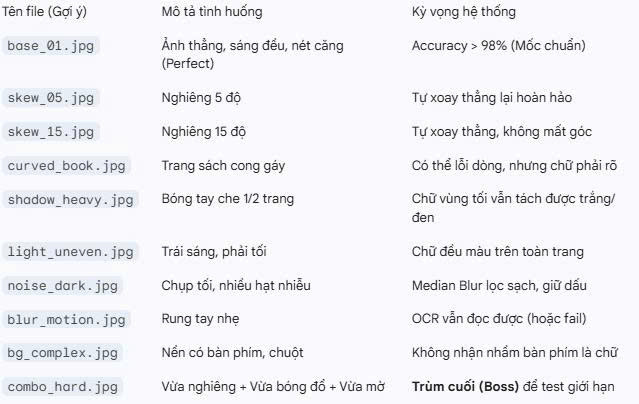
#> input picture Images/Note.jpg, 639 x 404 px
$ python -i scan.py   (imports and definitions only)
#> lines starting #> are read from the running program, lines starting #| are printed output that depends on the picture; after the words box and inside, x2 and y2 are one past the last pixel; in counts of white or black regions, pixels touching at a corner belong together
#> further down, picture is the input picture: shape (404, 639, 3); mean B, G, R 242.9, 238.3, 238.6
### src/deskew.py
import cv2
import numpy as np
import math
import logging

# Cấu hình logging
logging.basicConfig(level=logging.INFO, format='[%(name)s] %(message)s')
logger = logging.getLogger('Deskew')

def get_skew_angle(image):
    """
    Tính góc nghiêng dựa trên Hough Transform (Tìm dòng kẻ của văn bản).
    """
    # 1. Đảm bảo ảnh đầu vào là ảnh nền đen, nét trắng (để tìm biên)
    # Ảnh từ main.py truyền vào là thick_img (chữ đen nền trắng) hoặc ngược lại.
    # Ta cần Canny để bắt viền chữ trước.

    # Nếu ảnh màu thì chuyển xám
    if len(image.shape) == 3:
        gray = cv2.cvtColor(image, cv2.COLOR_BGR2GRAY)
    else:
        gray = image

    # 2. Phát hiện cạnh (Edge Detection)
    # Canny giúp biến các dòng chữ thành các đường viền mảnh
    edges = cv2.Canny(gray, 50, 150, apertureSize=3)

    # 3. Dùng HoughLinesP để tìm các đoạn thẳng
    # - rho = 1: Độ chính xác khoảng cách (1 pixel)
    # - theta = np.pi/180: Độ chính xác góc (1 độ)
    # - threshold = 200: Số điểm tối thiểu để coi là 1 đường thẳng (tăng nếu nhiễu nhiều)
    # - minLineLength: Độ dài tối thiểu của dòng (rất quan trọng để bỏ qua rác)
    # - maxLineGap: Khoảng cách tối đa giữa các đoạn nét đứt để nối lại thành 1 dòng

    lines = cv2.HoughLinesP(
        edges,
        1,
        np.pi / 180,
        threshold=50,  # Giảm từ 100 → 50 để dễ phát hiện hơn
        minLineLength=max(image.shape[1] // 5, 30),  # Tối thiểu 1/5 chiều rộng hoặc 30px
        maxLineGap=10  # Giảm từ 20 → 10 để chính xác hơn
    )

    if lines is None:
        logger.info("Không tìm thấy đường thẳng để căn chỉnh.")
        return 0.0

    # 4. Tính góc cho từng đường thẳng tìm được
    angles = []
    for line in lines:
        x1, y1, x2, y2 = line[0]
        # Tính góc theo độ (degrees)
        angle = math.degrees(math.atan2(y2 - y1, x2 - x1))

        # LỌC GÓC (Quan trọng):
        # Chỉ lấy những dòng "gần như nằm ngang" (từ -45 đến +45 độ).
        # Điều này giúp loại bỏ các đường kẻ dọc (lề giấy) gây lỗi xoay 90 độ.
        if -45 < angle < 45:
            angles.append(angle)

    if len(angles) == 0:
        return 0.0

    # 5. Lấy trung vị (Median) để loại bỏ nhiễu (outliers)
    # Median tốt hơn Mean (trung bình cộng) vì nó không bị ảnh hưởng bởi 1-2 dòng bị sai lệch hẳn.
    median_angle = np.median(angles)
    logger.debug(f"Phát hiện {len(angles)} dòng nằm ngang, median angle: {median_angle:.2f}°")

    return median_angle

# [19 lines left out: function rotate_image, not called in this run]

def deskew(image):
    """
    Hàm chính gọi từ bên ngoài.
    """
    try:
        angle = get_skew_angle(image)
        logger.info(f"Góc nghiêng phát hiện: {angle:.2f}°")

        # --- PHANH AN TOÀN ---
        # 1. Nếu góc quá nhỏ (< 0.5 độ): Không xoay để giữ nét.
        if abs(angle) < 0.5:
            logger.debug("Góc nhỏ, bỏ qua.")
            return image

        # 2. Nếu góc quá lớn (> 20 độ): Log cảnh báo nhưng vẫn xoay
        # Bạn có thể nới lỏng số này nếu muốn hỗ trợ ảnh nghiêng nặng.
        if abs(angle) > 20:
            logger.warning(f"Góc nghiêng lớn ({angle:.2f}°). Vẫn thực hiện xoay.")

        return rotate_image(image, angle)

    except Exception as e:
        logger.error(f"Lỗi khi deskew: {str(e)}")
        return image

### src/scan.py
import cv2
import numpy as np
from src.deskew import deskew

def order_points(pts):
    """Sắp xếp 4 điểm tọa độ: Trên-Trái, Trên-Phải, Dưới-Phải, Dưới-Trái"""
    rect = np.zeros((4, 2), dtype="float32")
    s = pts.sum(axis=1)
    rect[0] = pts[np.argmin(s)]
    rect[2] = pts[np.argmax(s)]
    diff = np.diff(pts, axis=1)
    rect[1] = pts[np.argmin(diff)]
    rect[3] = pts[np.argmax(diff)]
    return rect

def four_point_transform(image, pts):
    """Kéo phẳng tờ giấy dựa trên 4 điểm góc"""
    rect = order_points(pts)
    (tl, tr, br, bl) = rect

    widthA = np.sqrt(((br[0] - bl[0]) ** 2) + ((br[1] - bl[1]) ** 2))
    widthB = np.sqrt(((tr[0] - tl[0]) ** 2) + ((tr[1] - tl[1]) ** 2))
    maxWidth = max(int(widthA), int(widthB))

    heightA = np.sqrt(((tr[0] - br[0]) ** 2) + ((tr[1] - br[1]) ** 2))
    heightB = np.sqrt(((tl[0] - bl[0]) ** 2) + ((tl[1] - bl[1]) ** 2))
    maxHeight = max(int(heightA), int(heightB))

    dst = np.array([
        [0, 0],
        [maxWidth - 1, 0],
        [maxWidth - 1, maxHeight - 1],
        [0, maxHeight - 1]], dtype="float32")

    M = cv2.getPerspectiveTransform(rect, dst)
    return cv2.warpPerspective(image, M, (maxWidth, maxHeight))

def scan_document(image):
    """
    Scanner 3 cấp độ + Cắt gọt rác (Header/Footer).
    """
    # --- PHẦN 1: CHUẨN BỊ (GIỮ NGUYÊN) ---
    orig = image.copy()
    ratio = image.shape[0] / 500.0
#> ratio = 0.808
    h = 500
    w = int(image.shape[1] / ratio)
#> w = 790
    small_img = cv2.resize(image, (w, h))
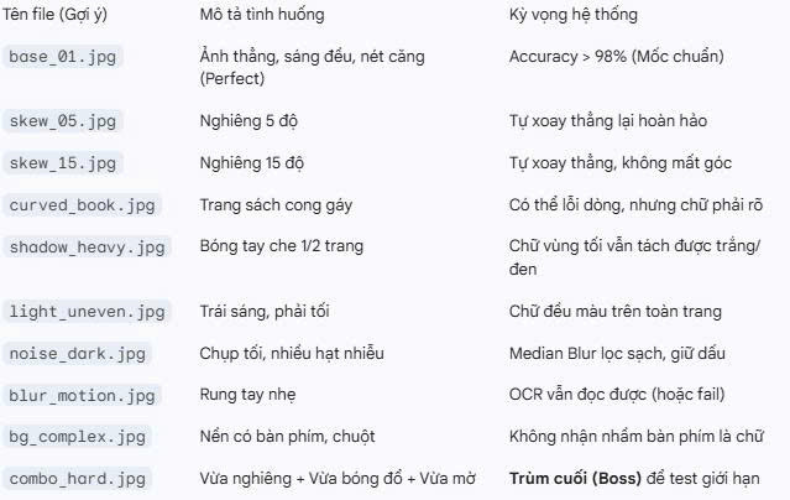
#> small_img: shape (500, 790, 3); mean B, G, R 242.9, 238.3, 238.6

    gray = cv2.cvtColor(small_img, cv2.COLOR_BGR2GRAY)
    gray = cv2.GaussianBlur(gray, (5, 5), 0)
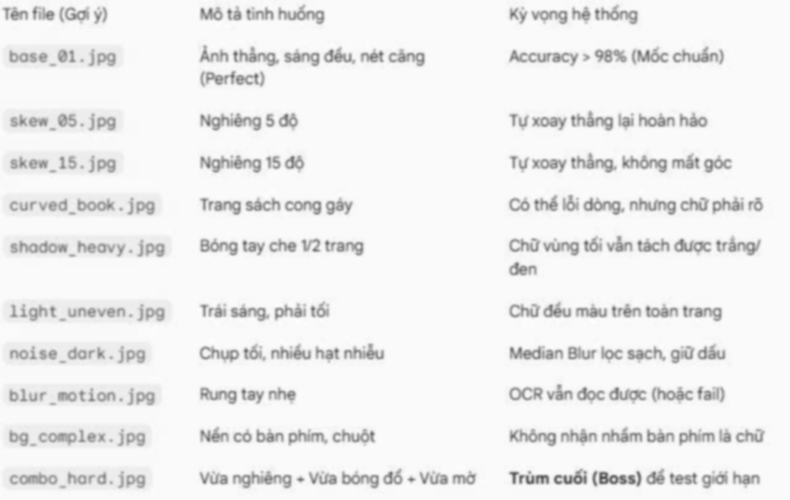
#> gray: shape (500, 790); min 77, max 254, mean 239
    edged = cv2.Canny(gray, 75, 200)
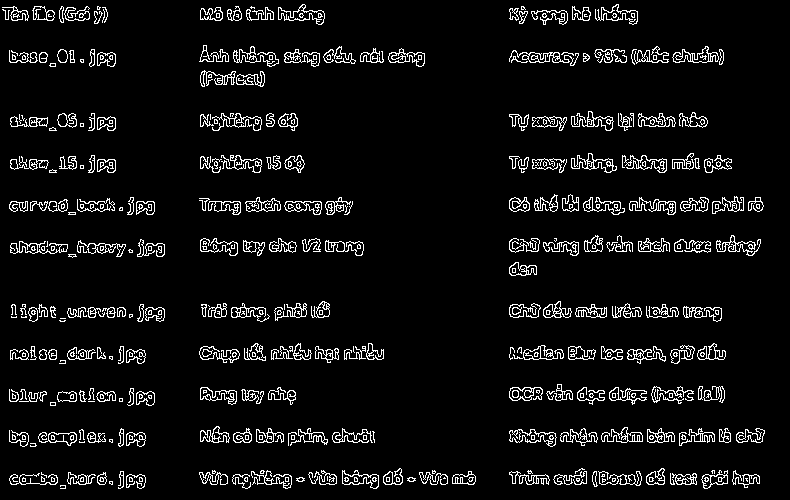
#> edged: shape (500, 790); 6.5% white in thin lines or dots

    cnts, _ = cv2.findContours(edged.copy(), cv2.RETR_LIST, cv2.CHAIN_APPROX_SIMPLE)
#> cnts = 996 contours, 599 with area under 20; largest, box (x1, y1, x2, y2) and area: (509, 429, 557, 447) 430, (278, 4, 325, 25) 416, (571, 153, 617, 173) 376, (509, 429, 557, 447) 367, (278, 6, 325, 25) 366
    cnts = sorted(cnts, key=cv2.contourArea, reverse=True)[:5]
#> cnts = 5 contours; box (x1, y1, x2, y2) and area: (509, 429, 557, 447) 430, (278, 4, 325, 25) 416, (571, 153, 617, 173) 376, (509, 429, 557, 447) 367, (278, 6, 325, 25) 366

    screenCnt = None
    for c in cnts:
        peri = cv2.arcLength(c, True)
        approx = cv2.approxPolyDP(c, 0.02 * peri, True)
        if len(approx) == 4:
            screenCnt = approx
            break
#> this loop made 5 passes
#> peri on passes 1 to 5: 169.5, 170.3, 181.2, 196.8, 199.9

    # Biến lưu ảnh kết quả tạm thời
    temp_result = None

    # --- PHẦN 2: CHỌN CHIẾN THUẬT (LOGIC MỚI) ---

    # === CẤP ĐỘ 1: Tìm thấy 4 góc chuẩn ===
    if screenCnt is not None:
        print("[Scanner] Cấp độ 1: Tìm thấy 4 góc chuẩn. Đang kéo phẳng...")
        temp_result = four_point_transform(orig, screenCnt.reshape(4, 2) * ratio)

    # === CẤP ĐỘ 2: Nếu Cấp 1 thất bại -> Tìm khối lớn nhất ===
    if temp_result is None:
        print("[Scanner] Cấp độ 1 thất bại. Thử Cấp độ 2 (Cắt khối lớn nhất)...")
        if len(cnts) > 0:
            c = cnts[0]
#> c = contour of 90 points, box (x1, y1, x2, y2) (509, 429, 557, 447), area 430
            x, y, w, h = cv2.boundingRect(c)
#> x = 509; y = 429; w = 48; h = 18

            # Kiểm tra xem khối này có đủ lớn không (tránh nhiễu)
            image_area = small_img.shape[0] * small_img.shape[1]
#> image_area = 395000
            if w * h > image_area * 0.1: # Lớn hơn 10% diện tích ảnh
                real_x = int(x * ratio)
                real_y = int(y * ratio)
                real_w = int(w * ratio)
                real_h = int(h * ratio)
                temp_result = orig[real_y:real_y+real_h, real_x:real_x+real_w]

    # === CẤP ĐỘ 3: Nếu cả 2 cấp đều tạch -> Dùng ảnh gốc ===
    if temp_result is None:
        print("[Scanner] Cấp độ 3: Không tìm thấy giấy. Dùng ảnh gốc.")
        temp_result = image

    # --- PHẦN 2.5: CHỈNH NGHIÊNG (DESKEW) TRƯỚC CẮT ---
    # Quan trọng! Phải deskew TRƯỚC khi cắt, nếu không sẽ mất nội dung ở góc
    print("[Scanner] Chỉnh nghiêng ảnh tài liệu...")
    temp_result = deskew(temp_result)
#> in get_skew_angle, `edges = cv2.Canny(gray, 50, 150, apertureSize=3)`:
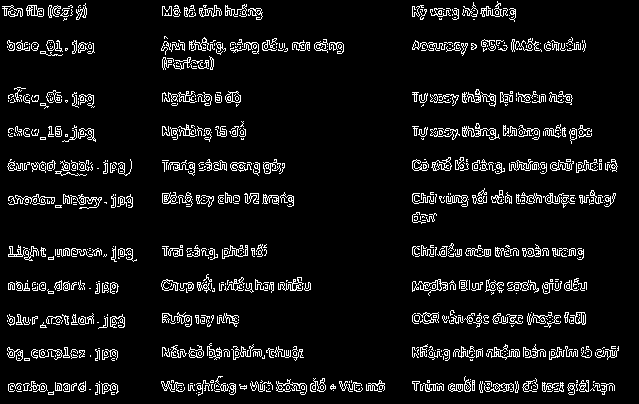
#> edges: shape (404, 639); 7.4% white in thin lines or dots
#> in get_skew_angle, `lines = cv2.HoughLinesP( edges, 1, np.pi / 180, threshold=50,`: lines = 88 rows, first 6: [412, 197, 614, 197], [164, 389, 384, 389], [414, 385, 614, 385], [415, 390, 614, 390], [162, 200, 293, 200], [414, 387, 614, 387]
#> the loop in get_skew_angle, `for line in lines:` made 88 passes
#> (x1, y1, x2, y2, angle) on passes 1 to 12: (412, 197, 614, 197, 0), (164, 389, 384, 389, 0), (414, 385, 614, 385, 0), (415, 390, 614, 390, 0), (162, 200, 293, 200, 0), (414, 387, 614, 387, 0), (414, 388, 614, 388, 0), (412, 349, 618, 349, 0), (163, 387, 384, 383, -1.04), (412, 168, 616, 168, 0), (412, 284, 586, 284, 0), (162, 287, 310, 285, -0.774)
#> after the loop in get_skew_angle, `for line in lines:`: angles = 88 values, max 0.999 at index 82, min -1.04 at index 8, mean -0.0404
#> in get_skew_angle, `median_angle = np.median(angles)`: median_angle = 0

    # --- PHẦN 3: HẬU XỬ LÝ (CẮT GỌT RÁC) ---
    # Lúc này temp_result chắc chắn đã có ảnh (từ cấp 1, 2 hoặc 3) VÀ ĐÃ ĐƯỢC DESKEW

    h_res, w_res = temp_result.shape[:2]
#> h_res = 404; w_res = 639

    # Cắt bỏ ~5% đỉnh (header rác/bóng đổ) và 5% đáy (footer/số trang)
    # Giữ lại ~90% ảnh chứa nội dung chính
    crop_top = int(h_res * 0.05)
#> crop_top = 20
    crop_bottom = int(h_res * 0.95)
#> crop_bottom = 383

    # Đảm bảo không cắt lố (crop_top < crop_bottom)
    if crop_top < crop_bottom:
        final_result = temp_result[crop_top:crop_bottom, 0:w_res]
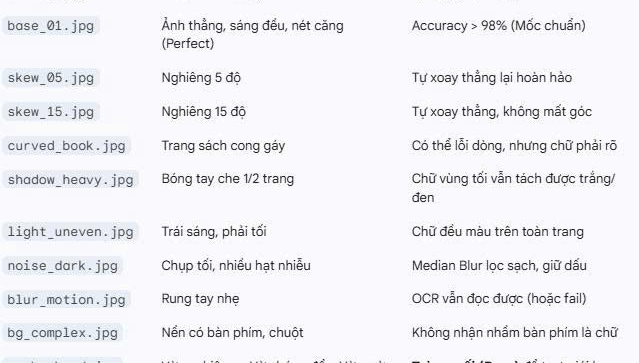
#> final_result: shape (363, 639, 3); mean B, G, R 243.7, 239.1, 239.5
    else:
        final_result = temp_result # Nếu ảnh quá bé thì khỏi cắt

    print(f"[Scanner] Ảnh cuối cùng: {final_result.shape}")
#| [Scanner] Ảnh cuối cùng: (363, 639, 3)
    return final_result

>>> import cv2
>>> picture = cv2.imread('../Images/Note.jpg')
>>> result = scan_document(picture)
